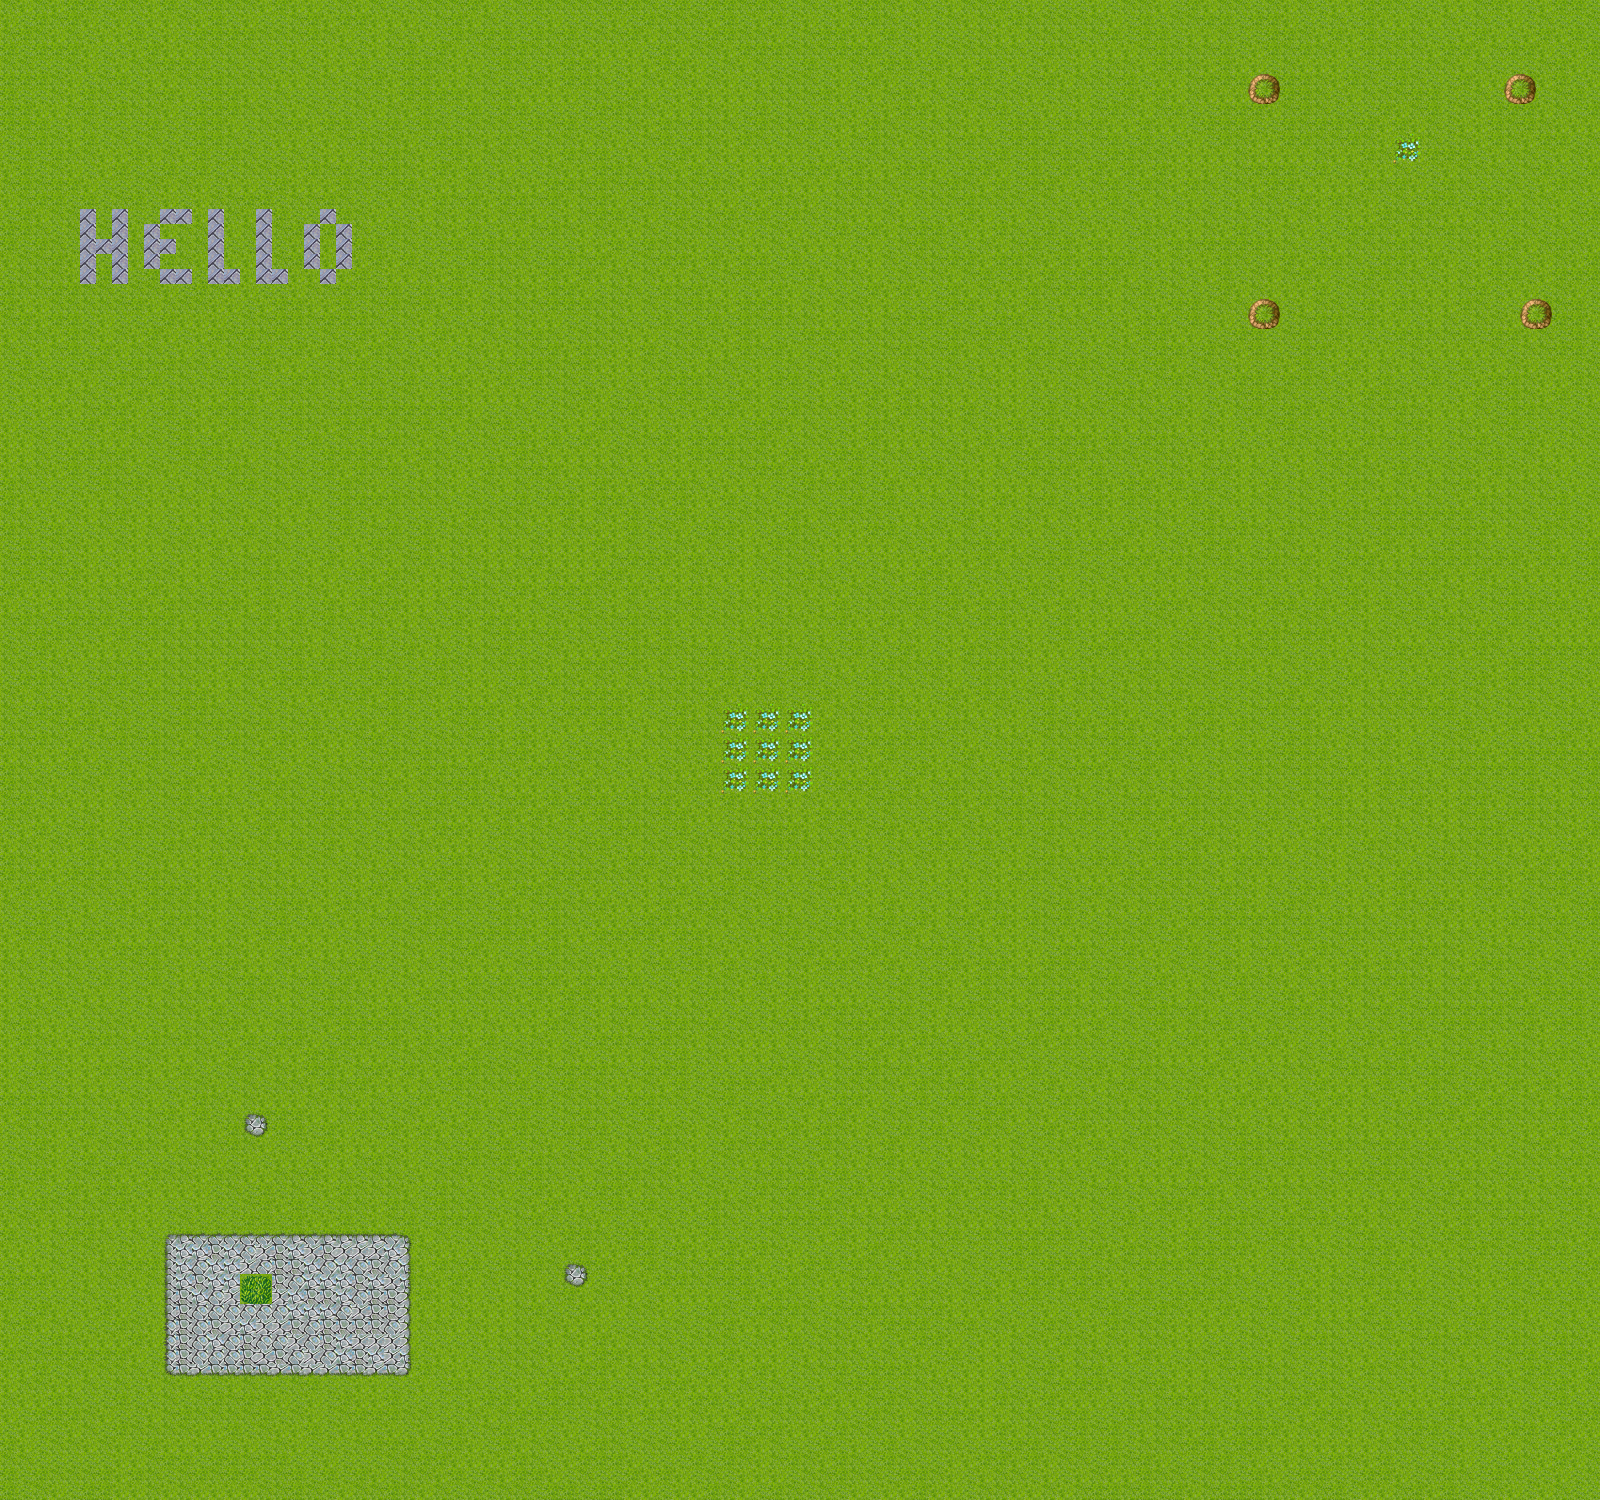

The image is a tile-based game level rendered from a .tmx file. Its description and source (layers, tilesets, objects; grid data summarised) follow:
An orthogonal 100x100 tile map with 16x15 px tiles, 3 tile layers (background, main, foreground), 3 tilesets and 5 objects (player, target, trigger, start_target).

<map version="1.11" tiledversion="1.11.0" orientation="orthogonal" renderorder="right-up" width="100" height="100" tilewidth="16" tileheight="15" infinite="0" nextlayerid="5" nextobjectid="8">
 <properties>
  <property name="on_show">say("Hello! This is example game", expires_in=10)
game.level.update_map_position((0, 0))
target = game.level.objects_by_name["start_target"]
game.level.update_map_position(target.rect.center, speed=15)
target.properties["scrolling"] = True
set_player_input_allowed(False)
</property>
 </properties>
 <tileset firstgid="1" source="tilemap/tilea2.tsx" />
 <tileset firstgid="769" source="tilemap/objects.tsx" />
 <tileset firstgid="897" source="tilemap/characters.tsx" />
 <layer id="1" name="background" width="100" height="100">
  <data>[10000 cells, 10000 non-empty, 57 distinct tile ids]</data>
 </layer>
 <layer id="2" name="main" width="100" height="100">
  <data>[10000 cells, 0 non-empty, 0 distinct tile ids]</data>
 </layer>
 <objectgroup id="3" name="objects">
  <object id="1" name="player" gid="913" x="288" y="1290" width="32" height="32" />
  <object id="3" x="112" y="1185" width="352" height="255">
   <properties>
    <property name="on_collision">player.restricted_rect.update(obj.rect)
</property>
   </properties>
  </object>
  <object id="4" name="target" x="1376" y="180" width="64" height="60">
   <properties>
    <property name="on_animate">if this.properties["scrolling"] and game.level.required_x_offset == game.level.x_offset and game.level.required_y_offset == game.level.y_offset:
    this.properties["scrolling"] = False
    player.restricted_rect.update(game.level.map.rect)
    teleport_to_object(player, "target")
    set_player_input_allowed(True)
</property>
    <property name="scrolling" type="bool" value="false" />
   </properties>
  </object>
  <object id="6" name="trigger" gid="774" x="368" y="1350" width="32" height="32">
   <properties>
    <property name="on_enter">prevent_moving()
target = game.level.objects_by_name["target"]
game.level.update_map_position(target.rect.center, speed=15)
target.properties["scrolling"] = True
set_player_input_allowed(False)
</property>
   </properties>
  </object>
  <object id="7" name="start_target" x="272" y="1245" width="64" height="60">
   <properties>
    <property name="on_animate">if this.properties["scrolling"]:
    if game.level.required_x_offset == game.level.x_offset and game.level.required_y_offset == game.level.y_offset:
        this.properties["scrolling"] = False
        set_player_input_allowed(True)</property>
    <property name="scrolling" type="bool" value="false" />
   </properties>
  </object>
 </objectgroup>
 <layer id="4" name="foreground" width="100" height="100">
  <data>[10000 cells, 0 non-empty, 0 distinct tile ids]</data>
 </layer>
</map>
